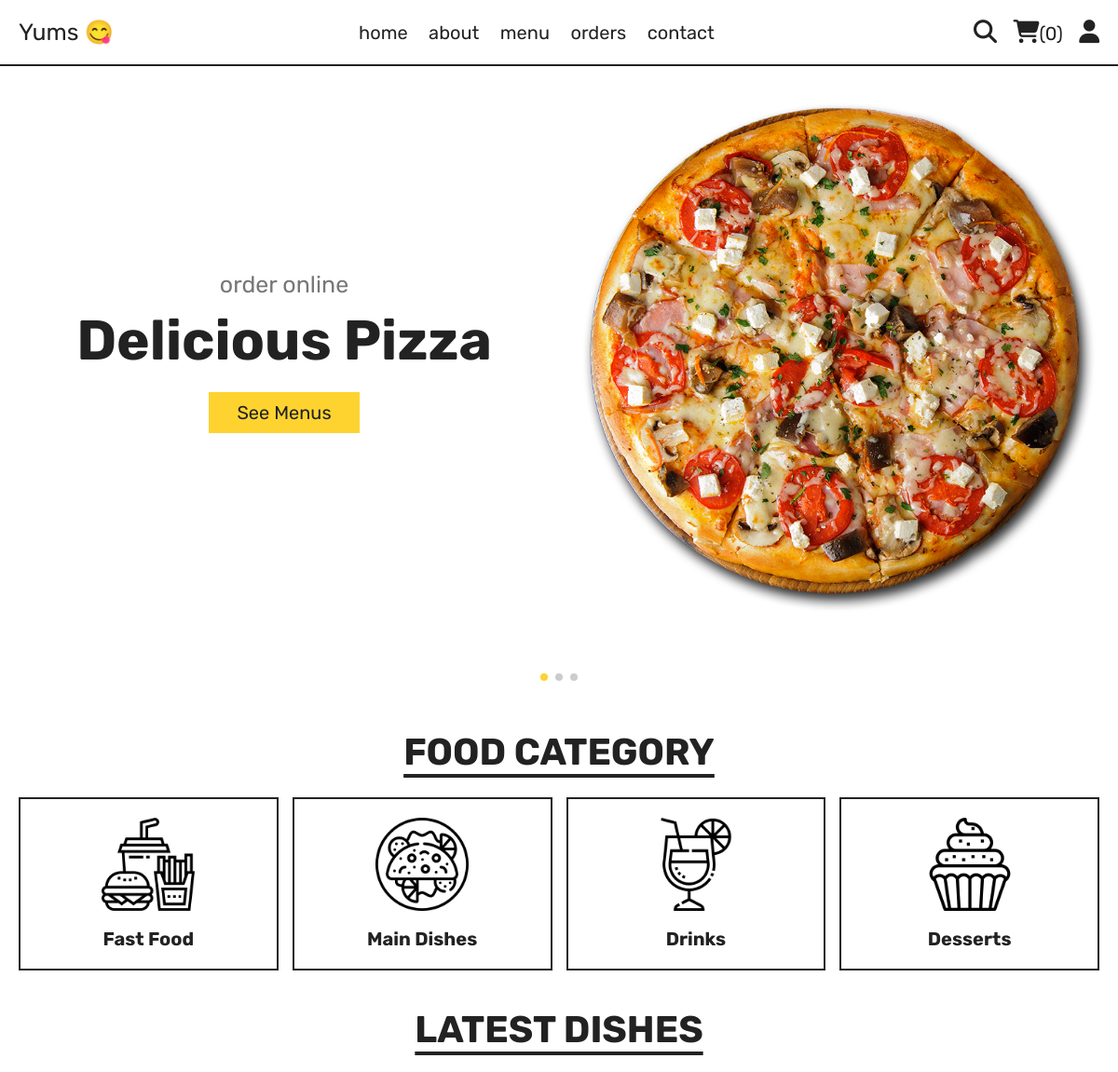
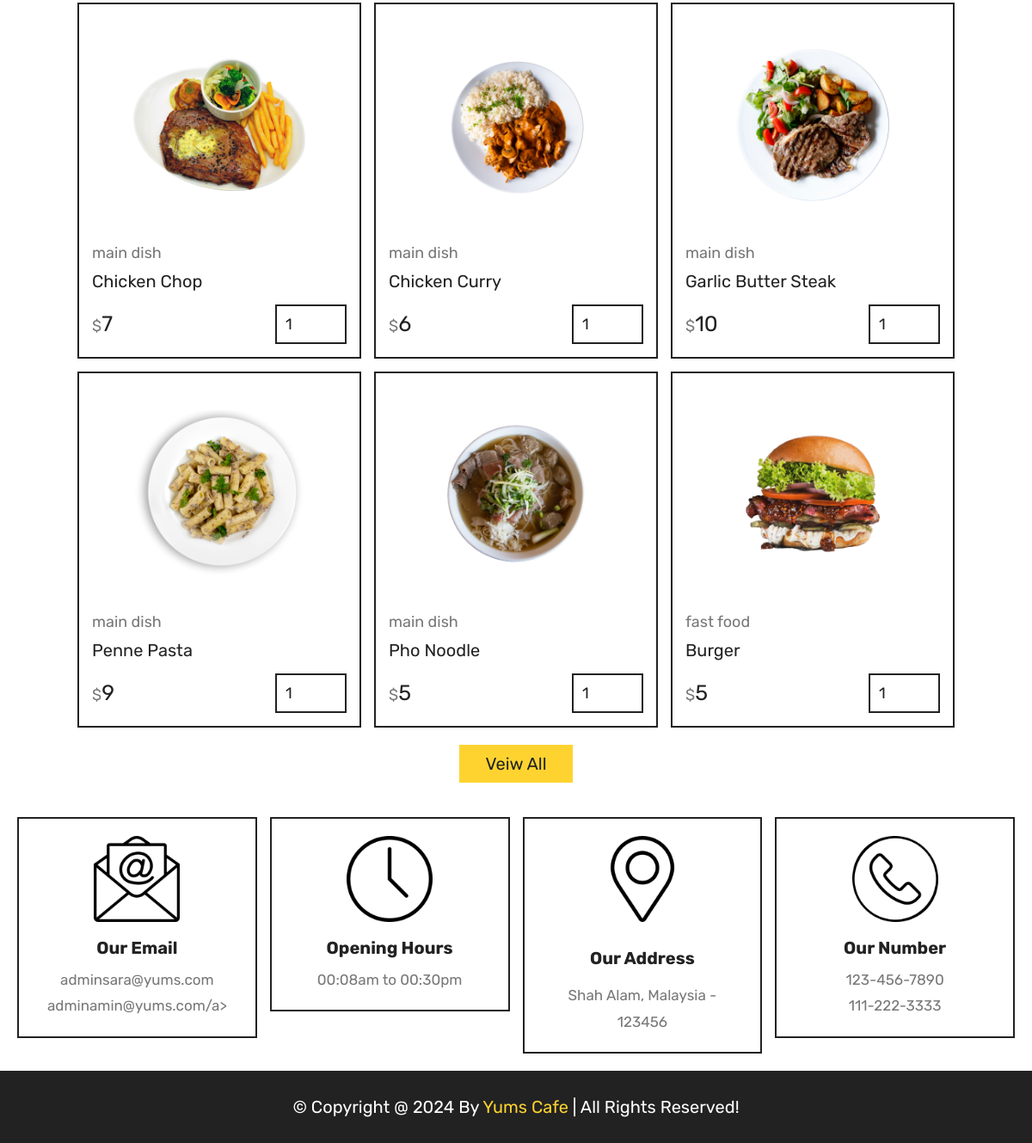
The app's page /home.php with its own data (2 pictures, top to bottom).
### tables this page shows
CREATE TABLE `products` (
  `id` int(100) NOT NULL,
  `name` varchar(100) NOT NULL,
  `category` varchar(100) NOT NULL,
  `price` int(10) NOT NULL,
  `image` varchar(100) NOT NULL
);

### home.php (the view, shortened to what this page needs)
<?php
include 'components/connect.php';
?>
<!DOCTYPE html>
<html lang="en">
<head>
   <link rel="stylesheet" href="https://unpkg.com/swiper@8/swiper-bundle.min.css" />
   <link rel="stylesheet" href="https://cdnjs.cloudflare.com/ajax/libs/font-awesome/6.1.1/css/all.min.css">
   <link rel="stylesheet" href="css/style.css">
</head>
<body>
<?php include 'components/user_header.php'; ?>
<section class="hero">
   <div class="swiper hero-slider">
      <div class="swiper-wrapper">
         <div class="swiper-slide slide">
            <div class="content">
               <span>order online</span>
               <h3>delicious pizza</h3>
               <a href="menu.html" class="btn">see menus</a>
            </div>
            <div class="image">
               <img src="images/home-img-1.png" alt="">
            </div>
         </div>
         <div class="swiper-slide slide">
            <div class="content">
               <span>order online</span>
               <h3>chezzy hamburger</h3>
               <a href="menu.html" class="btn">see menus</a>
            </div>
            <div class="image">
               <img src="images/home-img-2.png" alt="">
            </div>
         </div>
         <div class="swiper-slide slide">
            <div class="content">
               <span>order online</span>
               <h3>rosted chicken</h3>
               <a href="menu.html" class="btn">see menus</a>
            </div>
            <div class="image">
               <img src="images/home-img-3.png" alt="">
            </div>
         </div>
      </div>
      <div class="swiper-pagination"></div>
   </div>
</section>
<section class="category">
   <h1 class="title">food category</h1>
   <div class="box-container">
      <a href="category.php?category=fast food" class="box">
         <img src="images/cat-1.png" alt="">
         <h3>fast food</h3>
      </a>
      <a href="category.php?category=main dish" class="box">
         <img src="images/cat-2.png" alt="">
         <h3>main dishes</h3>
      </a>
      <a href="category.php?category=drinks" class="box">
         <img src="images/cat-3.png" alt="">
         <h3>drinks</h3>
      </a>
      <a href="category.php?category=desserts" class="box">
         <img src="images/cat-4.png" alt="">
         <h3>desserts</h3>
      </a>
   </div>
</section>
<section class="products">
   <h1 class="title">latest dishes</h1>
   <div class="box-container">
      <?php
         $select_products = $conn->prepare("SELECT * FROM `products` LIMIT 6");
         $select_products->execute();
         if($select_products->rowCount() > 0){
            while($fetch_products = $select_products->fetch(PDO::FETCH_ASSOC)){
      ?>
      <form action="" method="post" class="box">
         <img src="uploaded_img/<?= $fetch_products['image']; ?>" alt="">
         <a href="category.php?category=<?= $fetch_products['category']; ?>" class="cat"><?= $fetch_products['category']; ?></a>
         <div class="name"><?= $fetch_products['name']; ?></div>
         <div class="flex">
            <div class="price"><span>$</span><?= $fetch_products['price']; ?></div>
            <input type="number" name="qty" class="qty" min="1" max="99" value="1" maxlength="2">
         </div>
      </form>
      <?php
            }
         }else{
            echo '<p class="empty">no products added yet!</p>';
         }
      ?>
   </div>
   <div class="more-btn">
      <a href="menu.html" class="btn">veiw all</a>
   </div>
</section>
<?php include 'components/footer.php'; ?>
</body>
</html>

### components/user_header.php (shortened to what this page needs)
<header class="header">
   <section class="flex">
      <a href="home.php" class="logo">Yums 😋</a>
      <nav class="navbar">
         <a href="home.php">home</a>
         <a href="about.php">about</a>
         <a href="menu.php">menu</a>
         <a href="orders.php">orders</a>
         <a href="contact.php">contact</a>
      </nav>
      <div class="icons">
         <?php
            $count_cart_items = $conn->prepare("SELECT * FROM `cart` WHERE user_id = ?");
            $count_cart_items->execute([$user_id]);
            $total_cart_items = $count_cart_items->rowCount();
         ?>
         <a href="search.php"><i class="fas fa-search"></i></a>
         <a href="cart.php"><i class="fas fa-shopping-cart"></i><span>(<?= $total_cart_items; ?>)</span></a>
         <div id="user-btn" class="fas fa-user"></div>
      </div>
   </section>
</header>

### components/footer.php (shortened to what this page needs)
<footer class="footer">
   <section class="grid">
      <div class="box">
         <img src="images/email-icon.png" alt="">
         <h3>our email</h3>
         <a href="mailto:shaikhanas@gmail.com">adminsara@yums.com</a>
         <a href="mailto:anasbhai@gmail.com">adminamin@yums.com/a>
      </div>
      <div class="box">
         <img src="images/clock-icon.png" alt="">
         <h3>opening hours</h3>
         <p>00:08am to 00:30pm</p>
      </div>
      <div class="box">
         <img src="images/map-icon.png" alt="">
         <h3>our address</h3>
         <a href="#">Shah Alam, Malaysia - 123456</a>
      </div>
      <div class="box">
         <img src="images/phone-icon.png" alt="">
         <h3>our number</h3>
         <a href="tel:1234567890">123-456-7890</a>
         <a href="tel:1112223333">111-222-3333</a>
      </div>
   </section>
   <div class="credit">&copy; copyright @ <?= date('Y'); ?> by <span>Yums Cafe</span> | all rights reserved!</div>
</footer>

### css/style.css (style rules this page uses)
:root { --yellow:#fed330; --red:#e74c3c; --white:#fff; --black:#222; --light-color:#777; --border:.2rem solid var(--black); }
* { font-family: 'Rubik', sans-serif; margin:0; padding:0; box-sizing: border-box; outline: none; border: none; text-decoration: none; }
html { font-size: 62.5%; overflow-x: hidden; scroll-behavior: smooth; stop-opacity: 7rem; }
section { margin:0 auto; max-width: 1200px; padding:2rem; }
.title { text-align: center; margin-bottom: 2.5rem; font-size: 4rem; color:var(--black); text-transform: uppercase; text-decoration: underline; text-underline-offset: 1rem; }
.btn, .delete-btn { margin-top: 1rem; display: inline-block; font-size: 2rem; padding:1rem 3rem; cursor: pointer; text-transform: capitalize; transition: .2s linear; }
.btn { background-color: var(--yellow); color:var(--black); }
.header { position: sticky; top:0; left:0; right:0; z-index: 1000; background-color: var(--white); border-bottom: var(--border); }
.header .flex { display: flex; align-items: center; justify-content: space-between; position: relative; }
.header .flex .logo { font-size: 2.5rem; color:var(--black); }
.header .flex .navbar a { font-size: 2rem; color:var(--black); margin:0 1rem; }
.header .flex .icons > * { margin-left: 1.5rem; font-size: 2.5rem; color:var(--black); cursor: pointer; }
.header .flex .icons span { font-size: 2rem; }
.hero .slide { display: flex; align-items: center; flex-wrap: wrap-reverse; gap:2rem; margin-bottom: 4rem; }
.hero .slide .image { flex:1 1 40rem; }
.hero .slide .image img { width: 100%; }
.hero .slide .content { flex:1 1 40rem; text-align: center; }
.hero .slide .content span { font-size: 2.5rem; color:var(--light-color); }
.hero .slide .content h3 { margin:1rem 0; font-size: 6rem; color:var(--black); text-transform: capitalize; }
.category .box-container { display: grid; grid-template-columns: repeat(auto-fit, minmax(27rem, 1fr)); gap:1.5rem; align-items: flex-start; }
.category .box-container .box { border:var(--border); padding:2rem; text-align: center; }
.category .box-container .box img { width: 100%; height: 10rem; object-fit: contain; }
.category .box-container .box h3 { font-size: 2rem; margin-top: 1.5rem; color:var(--black); text-transform: capitalize; }
.products .box-container { display: grid; grid-template-columns: repeat(auto-fit, 33rem); justify-content: center; align-items: flex-start; gap:1.5rem; }
.products .box-container .box { border:var(--border); padding:1.5rem; position: relative; overflow: hidden; }
.products .box-container .box img { height: 25rem; width: 100%; object-fit: contain; margin-bottom: 1rem; }
.products .box-container .box .cat { font-size: 1.8rem; color:var(--light-color); }
.products .box-container .box .name { font-size: 2rem; color:var(--black); margin:1rem 0; }
.products .box-container .box .flex { display: flex; align-items: center; gap:1rem; margin-top: 1.5rem; }
.products .box-container .box .flex .price { margin-right: auto; font-size: 2.5rem; color:var(--black); }
.products .box-container .box .flex .price span { color:var(--light-color); font-size: 1.8rem; }
.products .box-container .box .flex .qty { padding:1rem; border:var(--border); font-size: 1.8rem; color:var(--black); }
.products .more-btn { margin-top: 1rem; text-align: center; }
.footer .grid { display: grid; grid-template-columns: repeat(auto-fit, minmax(27rem, 1fr)); gap:1.5rem; align-items: flex-start; }
.footer .grid .box { border:var(--border); padding:2rem; text-align: center; }
.footer .grid .box img { height: 10rem; width: 100%; object-fit: contain; margin-bottom: .5rem; }
.footer .grid .box h3 { margin:1rem 0; font-size: 2rem; color:var(--black); text-transform: capitalize; }
.footer .grid .box p, .footer .grid .box a { display: block; font-size: 1.7rem; color:var(--light-color); line-height: 1.8; }
.credit { padding:3rem 2rem; text-align: center; background-color: var(--black); color:var(--white); font-size: 2rem; text-transform: capitalize; }
.credit span { color:var(--yellow); }

### records on screen
products: image (picture), category "main dish", name "Chicken Chop", price "7"
products: image (picture), category "main dish", name "Chicken Curry", price "6"
products: image (picture), category "main dish", name "Garlic Butter Steak", price "10"
products: image (picture), category "main dish", name "Penne Pasta", price "9"
products: image (picture), category "main dish", name "Pho Noodle", price "5"
products: image (picture), category "fast food", name "Burger", price "5"

### other values on screen
$total_cart_items "0"
